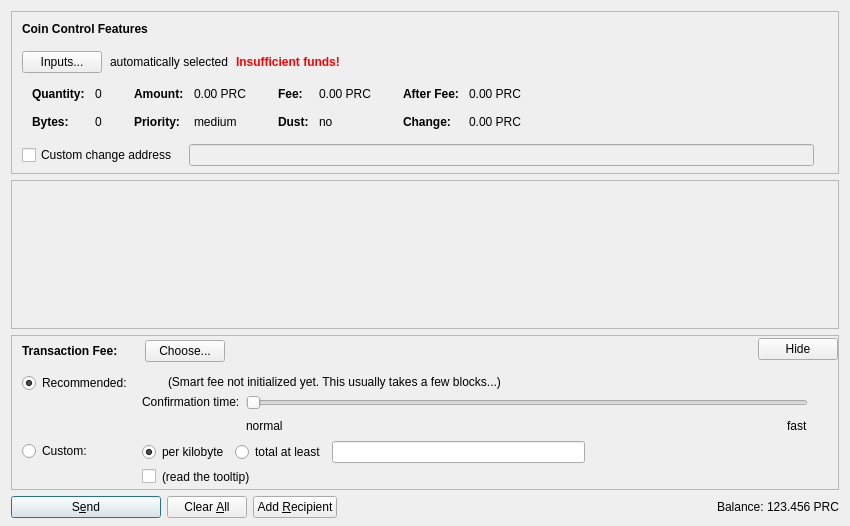
<?xml version="1.0" encoding="UTF-8"?>
<ui version="4.0">
 <class>SendCoinsDialog</class>
 <widget class="QDialog" name="SendCoinsDialog">
  <property name="geometry">
   <rect>
    <x>0</x>
    <y>0</y>
    <width>850</width>
    <height>526</height>
   </rect>
  </property>
  <property name="windowTitle">
   <string>Send Coins</string>
  </property>
  <layout class="QVBoxLayout" name="verticalLayout" stretch="0,1,0,0">
   <property name="bottomMargin">
    <number>8</number>
   </property>
   <item>
    <widget class="QFrame" name="frameCoinControl">
     <property name="sizePolicy">
      <sizepolicy hsizetype="Expanding" vsizetype="Expanding">
       <horstretch>0</horstretch>
       <verstretch>0</verstretch>
      </sizepolicy>
     </property>
     <property name="maximumSize">
      <size>
       <width>16777215</width>
       <height>16777215</height>
      </size>
     </property>
     <property name="frameShape">
      <enum>QFrame::StyledPanel</enum>
     </property>
     <property name="frameShadow">
      <enum>QFrame::Sunken</enum>
     </property>
     <layout class="QVBoxLayout" name="verticalLayoutCoinControl2">
      <property name="spacing">
       <number>0</number>
      </property>
      <property name="leftMargin">
       <number>0</number>
      </property>
      <property name="topMargin">
       <number>0</number>
      </property>
      <property name="rightMargin">
       <number>0</number>
      </property>
      <property name="bottomMargin">
       <number>6</number>
      </property>
      <item>
       <layout class="QVBoxLayout" name="verticalLayoutCoinControl" stretch="0,0,0,0,1">
        <property name="spacing">
         <number>0</number>
        </property>
        <property name="leftMargin">
         <number>10</number>
        </property>
        <property name="topMargin">
         <number>10</number>
        </property>
        <item>
         <layout class="QHBoxLayout" name="horizontalLayoutCoinControl1">
          <property name="bottomMargin">
           <number>15</number>
          </property>
          <item>
           <widget class="QLabel" name="labelCoinControlFeatures">
            <property name="sizePolicy">
             <sizepolicy hsizetype="Preferred" vsizetype="Maximum">
              <horstretch>0</horstretch>
              <verstretch>0</verstretch>
             </sizepolicy>
            </property>
            <property name="font">
             <font>
              <weight>75</weight>
              <bold>true</bold>
             </font>
            </property>
            <property name="styleSheet">
             <string notr="true">font-weight:bold;</string>
            </property>
            <property name="text">
             <string>Coin Control Features</string>
            </property>
           </widget>
          </item>
         </layout>
        </item>
        <item>
         <layout class="QHBoxLayout" name="horizontalLayoutCoinControl2" stretch="0,0,0,0">
          <property name="spacing">
           <number>8</number>
          </property>
          <property name="bottomMargin">
           <number>10</number>
          </property>
          <item>
           <widget class="QPushButton" name="pushButtonCoinControl">
            <property name="styleSheet">
             <string notr="true"/>
            </property>
            <property name="text">
             <string>Inputs...</string>
            </property>
            <property name="autoDefault">
             <bool>false</bool>
            </property>
           </widget>
          </item>
          <item>
           <widget class="QLabel" name="labelCoinControlAutomaticallySelected">
            <property name="text">
             <string>automatically selected</string>
            </property>
            <property name="margin">
             <number>5</number>
            </property>
           </widget>
          </item>
          <item>
           <widget class="QLabel" name="labelCoinControlInsuffFunds">
            <property name="font">
             <font>
              <weight>75</weight>
              <bold>true</bold>
             </font>
            </property>
            <property name="styleSheet">
             <string notr="true">color:red;font-weight:bold;</string>
            </property>
            <property name="text">
             <string>Insufficient funds!</string>
            </property>
            <property name="margin">
             <number>5</number>
            </property>
           </widget>
          </item>
          <item>
           <spacer name="horizontalSpacerCoinControl">
            <property name="orientation">
             <enum>Qt::Horizontal</enum>
            </property>
            <property name="sizeHint" stdset="0">
             <size>
              <width>40</width>
              <height>1</height>
             </size>
            </property>
           </spacer>
          </item>
         </layout>
        </item>
        <item>
         <widget class="QWidget" name="widgetCoinControl" native="true">
          <property name="sizePolicy">
           <sizepolicy hsizetype="Preferred" vsizetype="Preferred">
            <horstretch>0</horstretch>
            <verstretch>0</verstretch>
           </sizepolicy>
          </property>
          <property name="minimumSize">
           <size>
            <width>0</width>
            <height>0</height>
           </size>
          </property>
          <property name="styleSheet">
           <string notr="true"/>
          </property>
          <layout class="QHBoxLayout" name="horizontalLayoutCoinControl5">
           <property name="leftMargin">
            <number>0</number>
           </property>
           <property name="topMargin">
            <number>0</number>
           </property>
           <property name="rightMargin">
            <number>0</number>
           </property>
           <property name="bottomMargin">
            <number>0</number>
           </property>
           <item>
            <layout class="QHBoxLayout" name="horizontalLayoutCoinControl3" stretch="0,0,0,1">
             <property name="spacing">
              <number>20</number>
             </property>
             <property name="topMargin">
              <number>0</number>
             </property>
             <property name="bottomMargin">
              <number>10</number>
             </property>
             <item>
              <layout class="QFormLayout" name="formLayoutCoinControl1">
               <property name="horizontalSpacing">
                <number>10</number>
               </property>
               <property name="verticalSpacing">
                <number>14</number>
               </property>
               <property name="leftMargin">
                <number>10</number>
               </property>
               <property name="topMargin">
                <number>4</number>
               </property>
               <property name="rightMargin">
                <number>6</number>
               </property>
               <item row="0" column="0">
                <widget class="QLabel" name="labelCoinControlQuantityText">
                 <property name="font">
                  <font>
                   <weight>75</weight>
                   <bold>true</bold>
                  </font>
                 </property>
                 <property name="text">
                  <string>Quantity:</string>
                 </property>
                 <property name="margin">
                  <number>0</number>
                 </property>
                </widget>
               </item>
               <item row="0" column="1">
                <widget class="QLabel" name="labelCoinControlQuantity">
                 <property name="cursor">
                  <cursorShape>IBeamCursor</cursorShape>
                 </property>
                 <property name="contextMenuPolicy">
                  <enum>Qt::ActionsContextMenu</enum>
                 </property>
                 <property name="text">
                  <string notr="true">0</string>
                 </property>
                 <property name="margin">
                  <number>0</number>
                 </property>
                 <property name="textInteractionFlags">
                  <set>Qt::LinksAccessibleByMouse|Qt::TextSelectableByKeyboard|Qt::TextSelectableByMouse</set>
                 </property>
                </widget>
               </item>
               <item row="1" column="0">
                <widget class="QLabel" name="labelCoinControlBytesText">
                 <property name="font">
                  <font>
                   <weight>75</weight>
                   <bold>true</bold>
                  </font>
                 </property>
                 <property name="text">
                  <string>Bytes:</string>
                 </property>
                </widget>
               </item>
               <item row="1" column="1">
                <widget class="QLabel" name="labelCoinControlBytes">
                 <property name="cursor">
                  <cursorShape>IBeamCursor</cursorShape>
                 </property>
                 <property name="contextMenuPolicy">
                  <enum>Qt::ActionsContextMenu</enum>
                 </property>
                 <property name="text">
                  <string notr="true">0</string>
                 </property>
                 <property name="textInteractionFlags">
                  <set>Qt::LinksAccessibleByMouse|Qt::TextSelectableByKeyboard|Qt::TextSelectableByMouse</set>
                 </property>
                </widget>
               </item>
              </layout>
             </item>
             <item>
              <layout class="QFormLayout" name="formLayoutCoinControl2">
               <property name="horizontalSpacing">
                <number>10</number>
               </property>
               <property name="verticalSpacing">
                <number>14</number>
               </property>
               <property name="leftMargin">
                <number>6</number>
               </property>
               <property name="topMargin">
                <number>4</number>
               </property>
               <property name="rightMargin">
                <number>6</number>
               </property>
               <item row="0" column="0">
                <widget class="QLabel" name="labelCoinControlAmountText">
                 <property name="font">
                  <font>
                   <weight>75</weight>
                   <bold>true</bold>
                  </font>
                 </property>
                 <property name="text">
                  <string>Amount:</string>
                 </property>
                 <property name="margin">
                  <number>0</number>
                 </property>
                </widget>
               </item>
               <item row="0" column="1">
                <widget class="QLabel" name="labelCoinControlAmount">
                 <property name="cursor">
                  <cursorShape>IBeamCursor</cursorShape>
                 </property>
                 <property name="contextMenuPolicy">
                  <enum>Qt::ActionsContextMenu</enum>
                 </property>
                 <property name="text">
                  <string notr="true">0.00 PRC</string>
                 </property>
                 <property name="textInteractionFlags">
                  <set>Qt::LinksAccessibleByMouse|Qt::TextSelectableByKeyboard|Qt::TextSelectableByMouse</set>
                 </property>
                </widget>
               </item>
               <item row="1" column="0">
                <widget class="QLabel" name="labelCoinControlPriorityText">
                 <property name="font">
                  <font>
                   <weight>75</weight>
                   <bold>true</bold>
                  </font>
                 </property>
                 <property name="text">
                  <string>Priority:</string>
                 </property>
                </widget>
               </item>
               <item row="1" column="1">
                <widget class="QLabel" name="labelCoinControlPriority">
                 <property name="cursor">
                  <cursorShape>IBeamCursor</cursorShape>
                 </property>
                 <property name="contextMenuPolicy">
                  <enum>Qt::ActionsContextMenu</enum>
                 </property>
                 <property name="text">
                  <string notr="true">medium</string>
                 </property>
                 <property name="textInteractionFlags">
                  <set>Qt::LinksAccessibleByMouse|Qt::TextSelectableByKeyboard|Qt::TextSelectableByMouse</set>
                 </property>
                </widget>
               </item>
              </layout>
             </item>
             <item>
              <layout class="QFormLayout" name="formLayoutCoinControl3">
               <property name="horizontalSpacing">
                <number>10</number>
               </property>
               <property name="verticalSpacing">
                <number>14</number>
               </property>
               <property name="leftMargin">
                <number>6</number>
               </property>
               <property name="topMargin">
                <number>4</number>
               </property>
               <property name="rightMargin">
                <number>6</number>
               </property>
               <item row="0" column="0">
                <widget class="QLabel" name="labelCoinControlFeeText">
                 <property name="font">
                  <font>
                   <weight>75</weight>
                   <bold>true</bold>
                  </font>
                 </property>
                 <property name="text">
                  <string>Fee:</string>
                 </property>
                 <property name="margin">
                  <number>0</number>
                 </property>
                </widget>
               </item>
               <item row="0" column="1">
                <widget class="QLabel" name="labelCoinControlFee">
                 <property name="cursor">
                  <cursorShape>IBeamCursor</cursorShape>
                 </property>
                 <property name="contextMenuPolicy">
                  <enum>Qt::ActionsContextMenu</enum>
                 </property>
                 <property name="text">
                  <string notr="true">0.00 PRC</string>
                 </property>
                 <property name="textInteractionFlags">
                  <set>Qt::LinksAccessibleByMouse|Qt::TextSelectableByKeyboard|Qt::TextSelectableByMouse</set>
                 </property>
                </widget>
               </item>
               <item row="1" column="0">
                <widget class="QLabel" name="labelCoinControlLowOutputText">
                 <property name="font">
                  <font>
                   <weight>75</weight>
                   <bold>true</bold>
                  </font>
                 </property>
                 <property name="text">
                  <string>Dust:</string>
                 </property>
                </widget>
               </item>
               <item row="1" column="1">
                <widget class="QLabel" name="labelCoinControlLowOutput">
                 <property name="cursor">
                  <cursorShape>IBeamCursor</cursorShape>
                 </property>
                 <property name="contextMenuPolicy">
                  <enum>Qt::ActionsContextMenu</enum>
                 </property>
                 <property name="text">
                  <string notr="true">no</string>
                 </property>
                 <property name="textInteractionFlags">
                  <set>Qt::LinksAccessibleByMouse|Qt::TextSelectableByKeyboard|Qt::TextSelectableByMouse</set>
                 </property>
                </widget>
               </item>
              </layout>
             </item>
             <item>
              <layout class="QFormLayout" name="formLayoutCoinControl4">
               <property name="horizontalSpacing">
                <number>10</number>
               </property>
               <property name="verticalSpacing">
                <number>14</number>
               </property>
               <property name="leftMargin">
                <number>6</number>
               </property>
               <property name="topMargin">
                <number>4</number>
               </property>
               <property name="rightMargin">
                <number>6</number>
               </property>
               <item row="0" column="0">
                <widget class="QLabel" name="labelCoinControlAfterFeeText">
                 <property name="font">
                  <font>
                   <weight>75</weight>
                   <bold>true</bold>
                  </font>
                 </property>
                 <property name="text">
                  <string>After Fee:</string>
                 </property>
                 <property name="margin">
                  <number>0</number>
                 </property>
                </widget>
               </item>
               <item row="0" column="1">
                <widget class="QLabel" name="labelCoinControlAfterFee">
                 <property name="cursor">
                  <cursorShape>IBeamCursor</cursorShape>
                 </property>
                 <property name="contextMenuPolicy">
                  <enum>Qt::ActionsContextMenu</enum>
                 </property>
                 <property name="text">
                  <string notr="true">0.00 PRC</string>
                 </property>
                 <property name="textInteractionFlags">
                  <set>Qt::LinksAccessibleByMouse|Qt::TextSelectableByKeyboard|Qt::TextSelectableByMouse</set>
                 </property>
                </widget>
               </item>
               <item row="1" column="0">
                <widget class="QLabel" name="labelCoinControlChangeText">
                 <property name="font">
                  <font>
                   <weight>75</weight>
                   <bold>true</bold>
                  </font>
                 </property>
                 <property name="text">
                  <string>Change:</string>
                 </property>
                </widget>
               </item>
               <item row="1" column="1">
                <widget class="QLabel" name="labelCoinControlChange">
                 <property name="cursor">
                  <cursorShape>IBeamCursor</cursorShape>
                 </property>
                 <property name="contextMenuPolicy">
                  <enum>Qt::ActionsContextMenu</enum>
                 </property>
                 <property name="text">
                  <string notr="true">0.00 PRC</string>
                 </property>
                 <property name="textInteractionFlags">
                  <set>Qt::LinksAccessibleByMouse|Qt::TextSelectableByKeyboard|Qt::TextSelectableByMouse</set>
                 </property>
                </widget>
               </item>
              </layout>
             </item>
            </layout>
           </item>
          </layout>
         </widget>
        </item>
        <item>
         <layout class="QHBoxLayout" name="horizontalLayoutCoinControl4" stretch="0,0,0">
          <property name="spacing">
           <number>12</number>
          </property>
          <property name="sizeConstraint">
           <enum>QLayout::SetDefaultConstraint</enum>
          </property>
          <property name="topMargin">
           <number>5</number>
          </property>
          <property name="rightMargin">
           <number>5</number>
          </property>
          <item>
           <widget class="QCheckBox" name="checkBoxCoinControlChange">
            <property name="toolTip">
             <string>If this is activated, but the change address is empty or invalid, change will be sent to a newly generated address.</string>
            </property>
            <property name="text">
             <string>Custom change address</string>
            </property>
           </widget>
          </item>
          <item>
           <widget class="QValidatedLineEdit" name="lineEditCoinControlChange">
            <property name="enabled">
             <bool>false</bool>
            </property>
            <property name="sizePolicy">
             <sizepolicy hsizetype="Expanding" vsizetype="Fixed">
              <horstretch>0</horstretch>
              <verstretch>0</verstretch>
             </sizepolicy>
            </property>
           </widget>
          </item>
          <item>
           <widget class="QLabel" name="labelCoinControlChangeLabel">
            <property name="sizePolicy">
             <sizepolicy hsizetype="Preferred" vsizetype="Expanding">
              <horstretch>0</horstretch>
              <verstretch>0</verstretch>
             </sizepolicy>
            </property>
            <property name="minimumSize">
             <size>
              <width>0</width>
              <height>0</height>
             </size>
            </property>
            <property name="text">
             <string/>
            </property>
            <property name="margin">
             <number>3</number>
            </property>
           </widget>
          </item>
         </layout>
        </item>
        <item>
         <spacer name="verticalSpacerCoinControl">
          <property name="orientation">
           <enum>Qt::Vertical</enum>
          </property>
          <property name="sizeHint" stdset="0">
           <size>
            <width>800</width>
            <height>1</height>
           </size>
          </property>
         </spacer>
        </item>
       </layout>
      </item>
     </layout>
    </widget>
   </item>
   <item>
    <widget class="QScrollArea" name="scrollArea">
     <property name="widgetResizable">
      <bool>true</bool>
     </property>
     <widget class="QWidget" name="scrollAreaWidgetContents">
      <property name="geometry">
       <rect>
        <x>0</x>
        <y>0</y>
        <width>830</width>
        <height>104</height>
       </rect>
      </property>
      <layout class="QVBoxLayout" name="verticalLayout_2" stretch="0,1">
       <property name="leftMargin">
        <number>0</number>
       </property>
       <property name="topMargin">
        <number>0</number>
       </property>
       <property name="rightMargin">
        <number>0</number>
       </property>
       <property name="bottomMargin">
        <number>0</number>
       </property>
       <item>
        <layout class="QVBoxLayout" name="entries">
         <property name="spacing">
          <number>6</number>
         </property>
        </layout>
       </item>
       <item>
        <spacer name="verticalSpacer">
         <property name="orientation">
          <enum>Qt::Vertical</enum>
         </property>
         <property name="sizeHint" stdset="0">
          <size>
           <width>20</width>
           <height>40</height>
          </size>
         </property>
        </spacer>
       </item>
      </layout>
     </widget>
    </widget>
   </item>
   <item>
    <widget class="QFrame" name="frameFee">
     <property name="sizePolicy">
      <sizepolicy hsizetype="Expanding" vsizetype="Expanding">
       <horstretch>0</horstretch>
       <verstretch>0</verstretch>
      </sizepolicy>
     </property>
     <property name="maximumSize">
      <size>
       <width>16777215</width>
       <height>16777215</height>
      </size>
     </property>
     <property name="frameShape">
      <enum>QFrame::StyledPanel</enum>
     </property>
     <property name="frameShadow">
      <enum>QFrame::Sunken</enum>
     </property>
     <layout class="QVBoxLayout" name="verticalLayoutFee1">
      <property name="spacing">
       <number>0</number>
      </property>
      <property name="leftMargin">
       <number>0</number>
      </property>
      <property name="topMargin">
       <number>0</number>
      </property>
      <property name="rightMargin">
       <number>0</number>
      </property>
      <property name="bottomMargin">
       <number>0</number>
      </property>
      <item>
       <layout class="QVBoxLayout" name="verticalLayoutFee2" stretch="0,0,0">
        <property name="spacing">
         <number>0</number>
        </property>
        <property name="leftMargin">
         <number>10</number>
        </property>
        <property name="topMargin">
         <number>0</number>
        </property>
        <item>
         <layout class="QHBoxLayout" name="horizontalLayoutFee1">
          <property name="bottomMargin">
           <number>0</number>
          </property>
          <item>
           <layout class="QVBoxLayout" name="verticalLayoutFee7">
            <property name="spacing">
             <number>0</number>
            </property>
            <item>
             <spacer name="verticalSpacerSmartFee">
              <property name="orientation">
               <enum>Qt::Vertical</enum>
              </property>
              <property name="sizeType">
               <enum>QSizePolicy::Fixed</enum>
              </property>
              <property name="sizeHint" stdset="0">
               <size>
                <width>1</width>
                <height>4</height>
               </size>
              </property>
             </spacer>
            </item>
            <item>
             <layout class="QHBoxLayout" name="horizontalLayoutSmartFee">
              <property name="spacing">
               <number>10</number>
              </property>
              <item>
               <widget class="QLabel" name="labelFeeHeadline">
                <property name="sizePolicy">
                 <sizepolicy hsizetype="Preferred" vsizetype="Maximum">
                  <horstretch>0</horstretch>
                  <verstretch>0</verstretch>
                 </sizepolicy>
                </property>
                <property name="font">
                 <font>
                  <weight>75</weight>
                  <bold>true</bold>
                 </font>
                </property>
                <property name="styleSheet">
                 <string notr="true">font-weight:bold;</string>
                </property>
                <property name="text">
                 <string>Transaction Fee:</string>
                </property>
               </widget>
              </item>
              <item>
               <widget class="QLabel" name="labelFeeMinimized">
                <property name="text">
                 <string/>
                </property>
               </widget>
              </item>
              <item>
               <widget class="QPushButton" name="buttonChooseFee">
                <property name="text">
                 <string>Choose...</string>
                </property>
               </widget>
              </item>
             </layout>
            </item>
            <item>
             <spacer name="verticalSpacer_5">
              <property name="orientation">
               <enum>Qt::Vertical</enum>
              </property>
              <property name="sizeHint" stdset="0">
               <size>
                <width>1</width>
                <height>1</height>
               </size>
              </property>
             </spacer>
            </item>
           </layout>
          </item>
          <item>
           <spacer name="horizontalSpacer_4">
            <property name="orientation">
             <enum>Qt::Horizontal</enum>
            </property>
            <property name="sizeHint" stdset="0">
             <size>
              <width>40</width>
              <height>20</height>
             </size>
            </property>
           </spacer>
          </item>
          <item>
           <widget class="QPushButton" name="buttonMinimizeFee">
            <property name="toolTip">
             <string>collapse fee-settings</string>
            </property>
            <property name="text">
             <string>Hide</string>
            </property>
           </widget>
          </item>
         </layout>
        </item>
        <item>
         <widget class="QFrame" name="frameFeeSelection">
          <layout class="QVBoxLayout" name="verticalLayoutFee12">
           <property name="spacing">
            <number>0</number>
           </property>
           <property name="leftMargin">
            <number>0</number>
           </property>
           <property name="topMargin">
            <number>0</number>
           </property>
           <property name="rightMargin">
            <number>0</number>
           </property>
           <property name="bottomMargin">
            <number>0</number>
           </property>
           <item>
            <layout class="QGridLayout" name="gridLayoutFee">
             <property name="topMargin">
              <number>10</number>
             </property>
             <property name="bottomMargin">
              <number>4</number>
             </property>
             <property name="horizontalSpacing">
              <number>10</number>
             </property>
             <property name="verticalSpacing">
              <number>4</number>
             </property>
             <item row="1" column="1">
              <layout class="QVBoxLayout" name="verticalLayoutFee8">
               <property name="spacing">
                <number>6</number>
               </property>
               <item>
                <layout class="QHBoxLayout" name="horizontalLayoutFee13">
                 <item>
                  <widget class="QRadioButton" name="radioCustomPerKilobyte">
                   <property name="toolTip">
                    <string>If the custom fee is set to 1000 satoshis and the transaction is only 250 bytes, then &quot;per kilobyte&quot; only pays 250 satoshis in fee, while &quot;total at least&quot; pays 1000 satoshis. For transactions bigger than a kilobyte both pay by kilobyte.</string>
                   </property>
                   <property name="text">
                    <string>per kilobyte</string>
                   </property>
                   <property name="checked">
                    <bool>true</bool>
                   </property>
                   <attribute name="buttonGroup">
                    <string notr="true">groupCustomFee</string>
                   </attribute>
                  </widget>
                 </item>
                 <item>
                  <widget class="QRadioButton" name="radioCustomAtLeast">
                   <property name="toolTip">
                    <string>If the custom fee is set to 1000 satoshis and the transaction is only 250 bytes, then &quot;per kilobyte&quot; only pays 250 satoshis in fee, while &quot;total at least&quot; pays 1000 satoshis. For transactions bigger than a kilobyte both pay by kilobyte.</string>
                   </property>
                   <property name="text">
                    <string>total at least</string>
                   </property>
                   <attribute name="buttonGroup">
                    <string notr="true">groupCustomFee</string>
                   </attribute>
                  </widget>
                 </item>
                 <item>
                  <widget class="PresidentielcoinAmountField" name="customFee"/>
                 </item>
                 <item>
                  <spacer name="horizontalSpacer_6">
                   <property name="orientation">
                    <enum>Qt::Horizontal</enum>
                   </property>
                   <property name="sizeHint" stdset="0">
                    <size>
                     <width>1</width>
                     <height>1</height>
                    </size>
                   </property>
                  </spacer>
                 </item>
                </layout>
               </item>
               <item>
                <layout class="QHBoxLayout" name="horizontalLayoutFee8">
                 <item>
                  <widget class="QCheckBox" name="checkBoxMinimumFee">
                   <property name="toolTip">
                    <string>Paying only the minimum fee is just fine as long as there is less transaction volume than space in the blocks. But be aware that this can end up in a never confirming transaction once there is more demand for presidentielcoin transactions than the network can process.</string>
                   </property>
                   <property name="text">
                    <string/>
                   </property>
                  </widget>
                 </item>
                 <item>
                  <widget class="QLabel" name="labelMinFeeWarning">
                   <property name="enabled">
                    <bool>true</bool>
                   </property>
                   <property name="toolTip">
                    <string>Paying only the minimum fee is just fine as long as there is less transaction volume than space in the blocks. But be aware that this can end up in a never confirming transaction once there is more demand for presidentielcoin transactions than the network can process.</string>
                   </property>
                   <property name="text">
                    <string>(read the tooltip)</string>
                   </property>
                   <property name="margin">
                    <number>5</number>
                   </property>
                  </widget>
                 </item>
                 <item>
                  <spacer name="horizontalSpacer_2">
                   <property name="orientation">
                    <enum>Qt::Horizontal</enum>
                   </property>
                   <property name="sizeHint" stdset="0">
                    <size>
                     <width>1</width>
                     <height>1</height>
                    </size>
                   </property>
                  </spacer>
                 </item>
                </layout>
               </item>
              </layout>
             </item>
             <item row="0" column="0">
              <layout class="QVBoxLayout" name="verticalLayoutFee4" stretch="0,1">
               <item>
                <widget class="QRadioButton" name="radioSmartFee">
                 <property name="text">
                  <string>Recommended:</string>
                 </property>
                 <property name="checked">
                  <bool>true</bool>
                 </property>
                 <attribute name="buttonGroup">
                  <string notr="true">groupFee</string>
                 </attribute>
                </widget>
               </item>
               <item>
                <spacer name="verticalSpacer_2">
                 <property name="orientation">
                  <enum>Qt::Vertical</enum>
                 </property>
                 <property name="sizeHint" stdset="0">
                  <size>
                   <width>1</width>
                   <height>1</height>
                  </size>
                 </property>
                </spacer>
               </item>
              </layout>
             </item>
             <item row="1" column="0">
              <layout class="QVBoxLayout" name="verticalLayoutFee9" stretch="0,1">
               <item>
                <widget class="QRadioButton" name="radioCustomFee">
                 <property name="text">
                  <string>Custom:</string>
                 </property>
                 <attribute name="buttonGroup">
                  <string notr="true">groupFee</string>
                 </attribute>
                </widget>
               </item>
               <item>
                <spacer name="verticalSpacer_6">
                 <property name="orientation">
                  <enum>Qt::Vertical</enum>
                 </property>
                 <property name="sizeHint" stdset="0">
                  <size>
                   <width>1</width>
                   <height>1</height>
                  </size>
                 </property>
                </spacer>
               </item>
              </layout>
             </item>
             <item row="0" column="1">
              <layout class="QVBoxLayout" name="verticalLayoutFee3" stretch="0,0,1">
               <property name="spacing">
                <number>6</number>
               </property>
               <property name="topMargin">
                <number>2</number>
               </property>
               <item>
                <layout class="QHBoxLayout" name="horizontalLayoutFee12">
                 <item>
                  <widget class="QLabel" name="labelSmartFee">
                   <property name="text">
                    <string/>
                   </property>
                   <property name="margin">
                    <number>2</number>
                   </property>
                  </widget>
                 </item>
                 <item>
                  <widget class="QLabel" name="labelFeeEstimation">
                   <property name="text">
                    <string/>
                   </property>
                  </widget>
                 </item>
                 <item>
                  <widget class="QLabel" name="labelSmartFee2">
                   <property name="text">
                    <string>(Smart fee not initialized yet. This usually takes a few blocks...)</string>
                   </property>
                   <property name="margin">
                    <number>2</number>
                   </property>
                  </widget>
                 </item>
                 <item>
                  <spacer name="horizontalSpacer_5">
                   <property name="orientation">
                    <enum>Qt::Horizontal</enum>
                   </property>
                   <property name="sizeHint" stdset="0">
                    <size>
                     <width>1</width>
                     <height>1</height>
                    </size>
                   </property>
                  </spacer>
                 </item>
                </layout>
               </item>
               <item>
                <layout class="QHBoxLayout" name="horizontalLayoutFee9">
                 <item>
                  <layout class="QVBoxLayout" name="verticalLayoutFee6">
                   <item>
                    <widget class="QLabel" name="labelSmartFee3">
                     <property name="text">
                      <string>Confirmation time:</string>
                     </property>
                     <property name="margin">
                      <number>2</number>
                     </property>
                    </widget>
                   </item>
                   <item>
                    <spacer name="verticalSpacer_3">
                     <property name="orientation">
                      <enum>Qt::Vertical</enum>
                     </property>
                     <property name="sizeHint" stdset="0">
                      <size>
                       <width>1</width>
                       <height>1</height>
                      </size>
                     </property>
                    </spacer>
                   </item>
                  </layout>
                 </item>
                 <item>
                  <layout class="QVBoxLayout" name="verticalLayoutFee5">
                   <property name="rightMargin">
                    <number>30</number>
                   </property>
                   <item>
                    <widget class="QSlider" name="sliderSmartFee">
                     <property name="minimum">
                      <number>0</number>
                     </property>
                     <property name="maximum">
                      <number>24</number>
                     </property>
                     <property name="pageStep">
                      <number>1</number>
                     </property>
                     <property name="value">
                      <number>0</number>
                     </property>
                     <property name="orientation">
                      <enum>Qt::Horizontal</enum>
                     </property>
                     <property name="invertedAppearance">
                      <bool>false</bool>
                     </property>
                     <property name="invertedControls">
                      <bool>false</bool>
                     </property>
                     <property name="tickPosition">
                      <enum>QSlider::NoTicks</enum>
                     </property>
                    </widget>
                   </item>
                   <item>
                    <layout class="QHBoxLayout" name="horizontalLayoutFee10">
                     <item>
                      <widget class="QLabel" name="labelSmartFeeNormal">
                       <property name="text">
                        <string>normal</string>
                       </property>
                      </widget>
                     </item>
                     <item>
                      <spacer name="horizontalSpacer_3">
                       <property name="orientation">
                        <enum>Qt::Horizontal</enum>
                       </property>
                       <property name="sizeHint" stdset="0">
                        <size>
                         <width>40</width>
                         <height>20</height>
                        </size>
                       </property>
                      </spacer>
                     </item>
                     <item>
                      <widget class="QLabel" name="labelSmartFeeFast">
                       <property name="text">
                        <string>fast</string>
                       </property>
                      </widget>
                     </item>
                    </layout>
                   </item>
                  </layout>
                 </item>
                </layout>
               </item>
               <item>
                <spacer name="verticalSpacer_4">
                 <property name="orientation">
                  <enum>Qt::Vertical</enum>
                 </property>
                 <property name="sizeHint" stdset="0">
                  <size>
                   <width>1</width>
                   <height>1</height>
                  </size>
                 </property>
                </spacer>
               </item>
              </layout>
             </item>
            </layout>
           </item>
          </layout>
         </widget>
        </item>
        <item>
         <spacer name="verticalSpacerFee">
          <property name="orientation">
           <enum>Qt::Vertical</enum>
          </property>
          <property name="sizeHint" stdset="0">
           <size>
            <width>800</width>
            <height>1</height>
           </size>
          </property>
         </spacer>
        </item>
       </layout>
      </item>
     </layout>
    </widget>
   </item>
   <item>
    <layout class="QHBoxLayout" name="horizontalLayout">
     <item>
      <widget class="QPushButton" name="sendButton">
       <property name="minimumSize">
        <size>
         <width>150</width>
         <height>0</height>
        </size>
       </property>
       <property name="toolTip">
        <string>Confirm the send action</string>
       </property>
       <property name="text">
        <string>S&amp;end</string>
       </property>
       <property name="autoDefault">
        <bool>false</bool>
       </property>
       <property name="default">
        <bool>true</bool>
       </property>
      </widget>
     </item>
     <item>
      <widget class="QPushButton" name="clearButton">
       <property name="sizePolicy">
        <sizepolicy hsizetype="Minimum" vsizetype="Fixed">
         <horstretch>0</horstretch>
         <verstretch>0</verstretch>
        </sizepolicy>
       </property>
       <property name="toolTip">
        <string>Clear all fields of the form.</string>
       </property>
       <property name="text">
        <string>Clear &amp;All</string>
       </property>
       <property name="autoDefault">
        <bool>false</bool>
       </property>
      </widget>
     </item>
     <item>
      <widget class="QPushButton" name="addButton">
       <property name="toolTip">
        <string>Send to multiple recipients at once</string>
       </property>
       <property name="text">
        <string>Add &amp;Recipient</string>
       </property>
       <property name="autoDefault">
        <bool>false</bool>
       </property>
      </widget>
     </item>
     <item>
      <spacer name="horizontalSpacer">
       <property name="orientation">
        <enum>Qt::Horizontal</enum>
       </property>
       <property name="sizeHint" stdset="0">
        <size>
         <width>40</width>
         <height>20</height>
        </size>
       </property>
      </spacer>
     </item>
     <item>
      <layout class="QHBoxLayout" name="horizontalLayout_2">
       <property name="spacing">
        <number>3</number>
       </property>
       <item>
        <widget class="QLabel" name="label">
         <property name="sizePolicy">
          <sizepolicy hsizetype="Preferred" vsizetype="Fixed">
           <horstretch>0</horstretch>
           <verstretch>0</verstretch>
          </sizepolicy>
         </property>
         <property name="text">
          <string>Balance:</string>
         </property>
        </widget>
       </item>
       <item>
        <widget class="QLabel" name="labelBalance">
         <property name="sizePolicy">
          <sizepolicy hsizetype="Preferred" vsizetype="Fixed">
           <horstretch>0</horstretch>
           <verstretch>0</verstretch>
          </sizepolicy>
         </property>
         <property name="cursor">
          <cursorShape>IBeamCursor</cursorShape>
         </property>
         <property name="text">
          <string notr="true">123.456 PRC</string>
         </property>
         <property name="textInteractionFlags">
          <set>Qt::LinksAccessibleByMouse|Qt::TextSelectableByKeyboard|Qt::TextSelectableByMouse</set>
         </property>
        </widget>
       </item>
      </layout>
     </item>
    </layout>
   </item>
  </layout>
 </widget>
 <customwidgets>
  <customwidget>
   <class>QValidatedLineEdit</class>
   <extends>QLineEdit</extends>
   <header>qvalidatedlineedit.h</header>
  </customwidget>
  <customwidget>
   <class>PresidentielcoinAmountField</class>
   <extends>QLineEdit</extends>
   <header>presidentielcoinamountfield.h</header>
   <container>1</container>
  </customwidget>
 </customwidgets>
 <resources>
  <include location="../presidentielcoin.qrc"/>
 </resources>
 <connections/>
 <buttongroups>
  <buttongroup name="groupFee"/>
  <buttongroup name="groupCustomFee"/>
 </buttongroups>
</ui>
